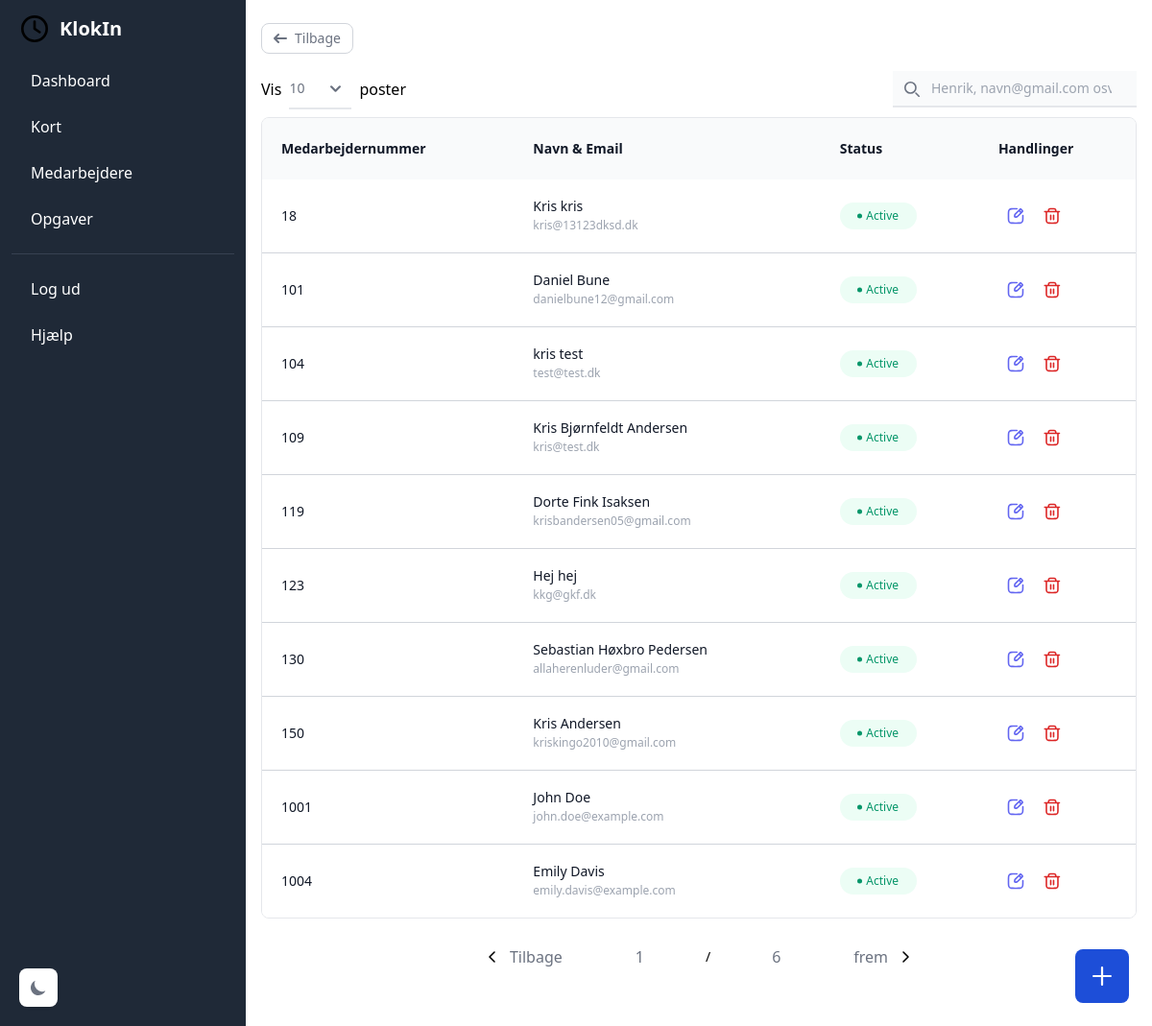
The page /admin/index.php?page=employees (signed in) on the database its author committed.
### tables this page shows
CREATE TABLE `employees` (
  `id` int(11) NOT NULL,
  `organization_id` int(10) UNSIGNED DEFAULT NULL,
  `firstname` varchar(100) NOT NULL,
  `lastname` varchar(100) NOT NULL,
  `department` varchar(100) DEFAULT NULL,
  `email` varchar(100) NOT NULL,
  `employee_number` int(255) NOT NULL,
  `created_at` timestamp NOT NULL DEFAULT current_timestamp(),
  `updated_at` timestamp NOT NULL DEFAULT current_timestamp() ON UPDATE current_timestamp()
);

### php/utils.php (called while the page is built, shortened)
<?php
function sqlSelect($C, $query, $format = false, ...$vars) {
	$stmt = $C->prepare($query);
	if($format) {
		$stmt->bind_param($format, ...$vars);
	}
	if($stmt->execute()) {
		$res = $stmt->get_result();
		return $res;
	}
	return false;
}

### admin/index.php (the view, shortened to what this page needs)
<?php
   require_once '../php/utils.php';
   $page = isset($_GET['page']) ? $_GET['page'] : 'dashboard';
   function loadEmployeesByOrg($orgId) {
      $C = connect();
      $res = sqlSelect($C, 'SELECT id, firstname, lastname, email, employee_number FROM employees WHERE organization_id = ?', 'i', $orgId);
      $employees = [];
      if ($res) {
         while ($row = $res->fetch_assoc()) {
            $employees[] = $row;
         }
      }
      return $employees;
   }
   $organizationId = $_SESSION['organization_id'];
   $employees = loadEmployeesByOrg($organizationId);
?>
<!DOCTYPE html>
<html lang='en'>
<head>
    <script src="https://cdn.tailwindcss.com"></script>
    <link href="https://cdn.jsdelivr.net/npm/flowbite@2.5.1/dist/flowbite.min.css" rel="stylesheet" />
    <link rel="stylesheet" href="https://unpkg.com/leaflet@1.9.4/dist/leaflet.css"
/>
</head>
<body>
<aside id="separator-sidebar" class="fixed top-0 left-0 z-40 w-64 h-screen transition-transform -translate-x-full sm:translate-x-0" aria-label="Sidebar">
   <div class="h-full px-3 py-4 overflow-y-auto bg-gray-800">
    <a href="/index.php" class="flex items-center ps-2.5 mb-5">
         <img src="/clock.svg" class="h-6 me-3 sm:h-7" alt="Flowbite Logo" />
         <span class="self-center text-xl font-semibold whitespace-nowrap text-white">KlokIn</span>
    </a>
      <ul class="space-y-2 font-medium">
         <li>
            <a href="?page=dashboard" class="flex items-center p-2 text-gray-900 rounded-lg text-white hover:bg-gray-100 dark:hover:bg-gray-700 group">
               <span class="ms-3">Dashboard</span>
            </a>
         </li>
         <li>
            <a href="?page=map" class="flex items-center p-2 text-gray-900 rounded-lg text-white hover:bg-gray-100 dark:hover:bg-gray-700 group">
               <span class="flex-1 ms-3 whitespace-nowrap">Kort</span>
            </a>
         </li>
         <li>
            <a href="?page=employees" class="flex items-center p-2 text-gray-900 rounded-lg text-white hover:bg-gray-100 dark:hover:bg-gray-700 group">
               <span class="flex-1 ms-3 whitespace-nowrap">Medarbejdere</span>
            </a>
         </li>
         <li>
            <a href="?page=tasks" class="flex items-center p-2 text-gray-900 rounded-lg text-white hover:bg-gray-100 dark:hover:bg-gray-700 group">
               <span class="flex-1 ms-3 whitespace-nowrap">Opgaver</span>
            </a>
         </li>
      </ul>
      <ul class="pt-4 mt-4 space-y-2 font-medium border-t border-gray-700">
         <li>
            <a href="#" onclick="logout();" class="flex items-center p-2 text-gray-900 rounded-lg text-white hover:bg-gray-100 dark:hover:bg-gray-700 group">
               <span class="flex-1 ms-3 whitespace-nowrap">Log ud</span>
            </a>
         </li>
         <li>
            <a href="#" class="flex items-center p-2 text-white transition duration-75 rounded-lg hover:bg-gray-100 dark:hover:bg-gray-700 group">
               <span class="ms-3">Hjælp</span>
            </a>
         </li>
      </ul>
   </div>
   <div id="toast-bottom-left" class="fixed flex items-center space-x-4 text-gray-500 bg-white divide-x rtl:divide-x-reverse divide-gray-200 rounded-lg shadow bottom-5 left-5" role="alert">
   <button id="theme-toggle" type="button" class="text-gray-500 hover:bg-gray-100 dark:hover:bg-gray-700 focus:outline-none focus:ring-4 focus:ring-gray-200 dark:focus:ring-gray-700 rounded-lg text-sm p-2.5">
      <svg id="theme-toggle-dark-icon" class="hidden w-5 h-5" fill="currentColor" viewBox="0 0 20 20" xmlns="http://www.w3.org/2000/svg"><path d="M17.293 13.293A8 8 0 016.707 2.707a8.001 8.001 0 1010.586 10.586z"></path></svg>
   </button>
</div>
</aside>
<div class="sm:ml-64 dark:bg-gray-800">
    <?php
        switch($page) {
            case 'employees':
               echo '
               <div class="p-4">
                  <div class="flex my-2">
                     <a href="#" class="flex items-center justify-center px-3 h-8 me-3 text-sm font-medium text-gray-500 bg-white border border-gray-300 rounded-lg hover:bg-gray-100 hover:text-gray-700 dark:bg-gray-800 dark:border-gray-700 dark:text-gray-400 dark:hover:bg-gray-700 dark:hover:text-white">
                        <svg class="w-3.5 h-3.5 me-2 rtl:rotate-180" aria-hidden="true" xmlns="http://www.w3.org/2000/svg" fill="none" viewBox="0 0 14 10">
                           <path stroke="currentColor" stroke-linecap="round" stroke-linejoin="round" stroke-width="2" d="M13 5H1m0 0 4 4M1 5l4-4"/>
                        </svg>
                        Tilbage
                     </a>
                  </div>
                  <div class="flex flex-col">
                        <div class="flex justify-between items-center my-2">
                        <div class="flex items-center space-x-2">
                           <p>Vis</p>
                           <form>
                              <select id="entries-select" class="py-2.5 px-0 text-sm text-gray-500 bg-transparent border-0 border-b-2 border-gray-200 appearance-none dark:text-gray-400 dark:border-gray-700 focus:outline-none focus:ring-0 focus:border-gray-200">
                              <option selected>10</option>
                              </select>
                           </form>
                           <p>poster</p>
                        </div>
                        <form id="search" class="max-w-md">
                           <div class="relative">
                              <div class="absolute inset-y-0 start-0 flex items-center ps-3 pointer-events-none">
                              </div>
                              <input type="search" id="search-input" class="block w-full ps-10 text-sm text-gray-900 border-0 border-b-2 border-gray-200 bg-gray-50 focus:ring-blue-500 focus:border-blue-500 dark:bg-gray-700 dark:border-gray-600 dark:placeholder-gray-400 dark:text-white dark:focus:ring-blue-500 dark:focus:border-blue-500" placeholder="Henrik, navn@gmail.com osv." required />
                           </div>
                        </form>
                        </div>
                        <div class=" overflow-x-auto pb-4">
                              <div class="block">
                                 <div class="overflow-x-auto w-full  border rounded-lg">
                                    <table id="employees-table" class="w-full rounded-xl">
                                          <thead>
                                             <tr class="bg-gray-50">
                                                <th scope="col" class="p-5 text-left whitespace-nowrap text-sm leading-6 font-semibold text-gray-900 capitalize"> Medarbejdernummer </th>
                                                <th scope="col" class="p-5 text-left whitespace-nowrap text-sm leading-6 font-semibold text-gray-900 min-w-[150px]"> Navn &amp; Email </th>
                                                <th scope="col" class="p-5 text-left whitespace-nowrap text-sm leading-6 font-semibold text-gray-900 capitalize"> Status </th>
                                                <th scope="col" class="p-5 text-left whitespace-nowrap text-sm leading-6 font-semibold text-gray-900 capitalize"> Handlinger </th>
                                             </tr>
                                          </thead>
                                          <tbody class="divide-y divide-gray-300 ">';
                                          usort($employees, function($a, $b) {
                                             return $a['employee_number'] - $b['employee_number'];
                                          });
                                          foreach ($employees as $employee) {
                                             echo '<tr class="bg-white transition-all duration-500 hover:bg-gray-50">';
                                             echo '<td class="p-5 whitespace-nowrap text-sm leading-6 font-medium text-gray-900">' . htmlspecialchars($employee['employee_number']) . '</td>';
                                             echo '<td class=" px-5 py-3">';
                                             echo '<div class="w-48 flex items-center gap-3">';
                                             echo '<div class="data">';
                                             echo '<p class="font-normal text-sm text-gray-900">' . htmlspecialchars($employee['firstname']) . ' ' . htmlspecialchars($employee['lastname']) . '</p>';
                                             echo '<p class="font-normal text-xs leading-5 text-gray-400">' . htmlspecialchars($employee['email']) . '</p>';
                                             echo '</div>';
                                             echo '</div>';
                                             echo '</td>';
                                             echo '<td class="p-5 whitespace-nowrap text-sm leading-6 font-medium text-gray-900">';
                                             echo '<div class="py-1.5 px-2.5 bg-emerald-50 rounded-full flex justify-center w-20 items-center gap-1">';
                                             echo '<svg width="5" height="6" viewBox="0 0 5 6" fill="none" xmlns="http://www.w3.org/2000/svg">';
                                             echo '<circle cx="2.5" cy="3" r="2.5" fill="#059669"></circle>';
                                             echo '</svg>';
                                             echo '<span class="font-medium text-xs text-emerald-600 ">Active</span>';
                                             echo '</div>';
                                             echo '</td>';
                                             echo '
                                                <td class="flex p-5 items-center gap-0.5">
                                                      <button id="editEmployee" class="p-2  rounded-full bg-white group transition-all duration-500 hover:bg-indigo-600 flex item-center" data-id="' . htmlspecialchars($employee['id']) .'">
                                                      </button>
                                                      <button id="deleteEmployee" class="p-2 rounded-full bg-white group transition-all duration-500 hover:bg-red-600 flex item-center" data-id="' . htmlspecialchars($employee['id']) .'">
                                                      </button>
                                                </td>
                                             </tr>';
                                       }
                                       echo '
                                          </tbody>
                                    </table>
                                 </div>
                                 <nav class="flex items-center justify-center py-4 " aria-label="Table navigation">
                                    <ul class="flex items-center justify-center text-sm h-auto gap-12">
                                          <li>
                                             <a href="javascript:;" id="prev-page" class="flex items-center justify-center gap-2 px-3 h-8 ml-0 text-gray-500 bg-white font-medium text-base leading-7  hover:text-gray-700 ">
                                                <svg width="21" height="20" viewBox="0 0 21 20" fill="none" xmlns="http://www.w3.org/2000/svg">
                                                      <path d="M13.0002 14.9999L8 9.99967L13.0032 4.99652" stroke="black" stroke-width="1.6" stroke-linecap="round" stroke-linejoin="round"></path>
                                                </svg> Tilbage </a>
                                          </li>
                                                <span id="current-page" class="font-normal text-base leading-7 text-gray-500 py-2.5 px-4 rounded-full bg-white transition-all duration-500">1</span> / <span id="total-pages" class="font-normal text-base leading-7 text-gray-500 py-2.5 px-4 rounded-full bg-white transition-all duration-500">1</span>
                                          <li>
                                             <a href="javascript:;" id="next-page" class="flex items-center justify-center gap-2 px-3 h-8 ml-0 text-gray-500 bg-white font-medium text-base leading-7  hover:text-gray-700 "> frem <svg width="21" height="20" viewBox="0 0 21 20" fill="none" xmlns="http://www.w3.org/2000/svg">
                                                      <path d="M8.00295 4.99646L13.0032 9.99666L8 14.9998" stroke="black" stroke-width="1.6" stroke-linecap="round" stroke-linejoin="round"></path>
                                                </svg>
                                             </a>
                                          </li>
                                    </ul>
                                 </nav>
                              </div>
                        </div>
                  </div>
               <div data-dial-init class="fixed end-6 bottom-6 group">
                  <button type="button" data-dial-toggle="speed-dial-menu-square" aria-controls="speed-dial-menu-square" aria-expanded="false" class="flex items-center justify-center text-white bg-blue-700 rounded-lg w-14 h-14 hover:bg-blue-800 dark:bg-blue-600 dark:hover:bg-blue-700 focus:ring-4 focus:ring-blue-300 focus:outline-none dark:focus:ring-blue-800">
                     <svg class="w-5 h-5 transition-transform group-hover:rotate-45" aria-hidden="true" xmlns="http://www.w3.org/2000/svg" fill="none" viewBox="0 0 18 18">
                           <path stroke="currentColor" stroke-linecap="round" stroke-linejoin="round" stroke-width="2" d="M9 1v16M1 9h16"/>
                     </svg>
                  </button>
               </div>
               </div>
                ';
                break;
        }
    ?>
</div>
</body>
</html>

### rows shown on the page
employees: employee_number "18", firstname "Kris", lastname "kris", email "kris@13123dksd.dk"
employees: employee_number "101", firstname "Daniel", lastname "Bune", email "danielbune12@gmail.com"
employees: employee_number "104", firstname "kris", lastname "test", email "test@test.dk"
employees: employee_number "109", firstname "Kris Bjørnfeldt", lastname "Andersen", email "kris@test.dk"
employees: employee_number "119", firstname "Dorte Fink", lastname "Isaksen", email "krisbandersen05@gmail.com"
employees: employee_number "123", firstname "Hej", lastname "hej", email "kkg@gkf.dk"
employees: employee_number "130", firstname "Sebastian Høxbro", lastname "Pedersen", email "allaherenluder@gmail.com"
employees: employee_number "150", firstname "Kris", lastname "Andersen", email "kriskingo2010@gmail.com"
employees: employee_number "1001", firstname "John", lastname "Doe", email "john.doe@example.com"
employees: employee_number "1004", firstname "Emily", lastname "Davis", email "emily.davis@example.com"
